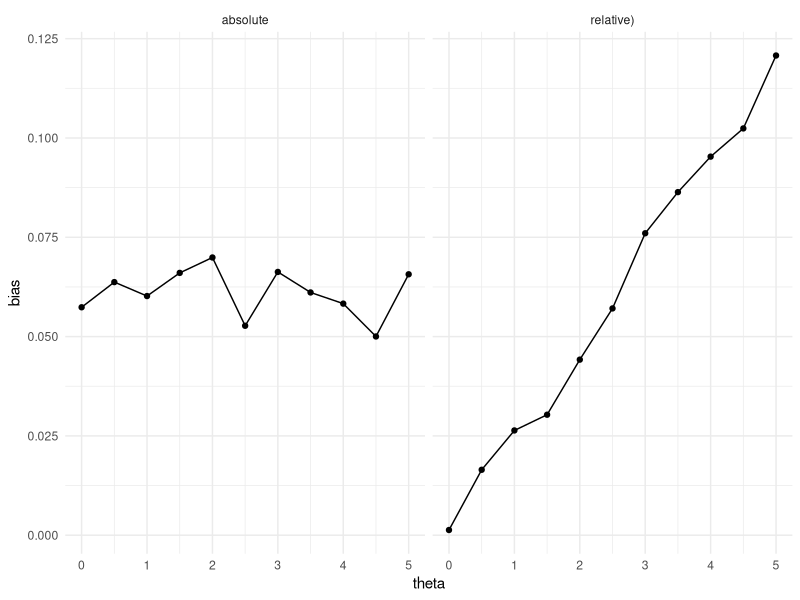
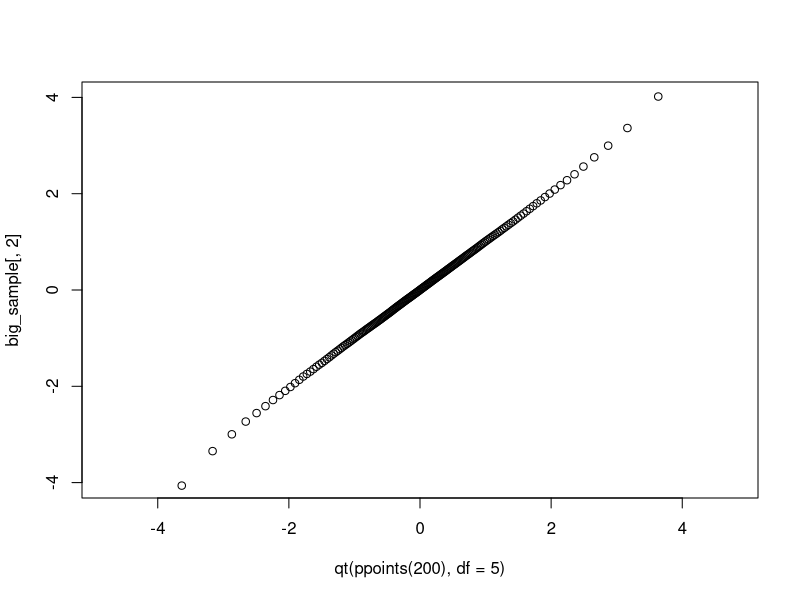

Write the R code that produced these figures, in order.
## ---- chunk 1
library(ggplot2)
theta <- seq(0, 5, 0.5)
bias1 <- rnorm(length(theta), mean = 0.06, sd = 0.004)
bias2 <- rnorm(length(theta), mean = theta * 0.12 / 5, sd = 0.004)
type <- rep(c("absolute","relative)"), each = length(theta))
dat <- data.frame(type, theta, bias = c(bias1, bias2))

ggplot(dat, aes(theta, bias)) + 
  geom_point() + geom_line() + 
  facet_wrap(~ type) + 
  theme_minimal()

## ---- chunk 2
library(mvtnorm)

r_mvt_items <- function(n, p, icc, df) {
  V_mat <- icc + diag(1 - icc, nrow = p)
  X <- rmvt(n = n, sigma = V_mat, df = df)
  colnames(X) <- LETTERS[1:p]
  X
}

small_sample <- r_mvt_items(n = 8, p = 3, icc = 0.7, df = 5)
small_sample
## ---- chunk 3
big_sample <- r_mvt_items(n = 100000, p = 4, icc = 0.7, df = 5)

round(cor(big_sample), 3) # looks good

qqplot(qt(ppoints(200), df = 5), big_sample[,2], ylim = c(-4,4))
## ---- chunk 4
estimate_alpha <- function(dat) {
  V <- cov(dat)
  p <- ncol(dat)
  n <- nrow(dat)
  A <- p / (p - 1) * (1 - sum(diag(V)) / sum(V))
  Var_A <- 2 * p * (1 - A)^2 / ((p - 1) * n)
  data.frame(A = A, Var = Var_A)
}

estimate_alpha(small_sample)
## ---- chunk 5
library(psych)
summary(alpha(x = small_sample))$raw_alpha
## ---- chunk 6
library(dplyr)

simulate_alpha <- function(reps, n, p, alpha, df) {
  icc <- alpha / (p - alpha * (p - 1))
  replicate(reps, {
    dat <- r_mvt_items(n = n, p = p, icc = icc, df = df)
    estimate_alpha(dat)
  }, simplify = FALSE) %>%
  bind_rows()
}

## ---- chunk 7
reps <- 1000
alpha_true <- 0.8
alpha_reps <- simulate_alpha(reps = reps, n = 40, p = 6, alpha = alpha_true, df = 5)
head(alpha_reps)
## ---- chunk 8
reps <- 1000
alpha_true <- 0.8
alpha_reps <- simulate_alpha(reps = reps, n = 40, p = 6, alpha = alpha_true, df = 5)
